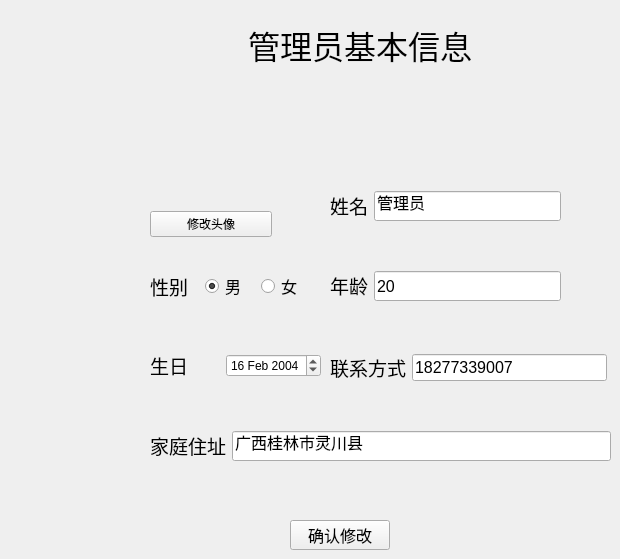
      <widget class="QWidget" name="page_user">
       <widget class="QLabel" name="label_5">
        <property name="geometry">
         <rect>
          <x>220</x>
          <y>20</y>
          <width>280</width>
          <height>51</height>
         </rect>
        </property>
        <property name="text">
         <string>&lt;html&gt;&lt;head/&gt;&lt;body&gt;&lt;p align=&quot;center&quot;&gt;&lt;span style=&quot; font-size:24pt;&quot;&gt;管理员基本信息&lt;/span&gt;&lt;/p&gt;&lt;/body&gt;&lt;/html&gt;</string>
        </property>
       </widget>
       <widget class="QPushButton" name="btn_admin_edit">
        <property name="geometry">
         <rect>
          <x>290</x>
          <y>520</y>
          <width>100</width>
          <height>30</height>
         </rect>
        </property>
        <property name="maximumSize">
         <size>
          <width>100</width>
          <height>30</height>
         </size>
        </property>
        <property name="font">
         <font>
          <pointsize>12</pointsize>
         </font>
        </property>
        <property name="text">
         <string>确认修改</string>
        </property>
       </widget>
       <widget class="QWidget" name="layoutWidget">
        <property name="geometry">
         <rect>
          <x>150</x>
          <y>430</y>
          <width>461</width>
          <height>32</height>
         </rect>
        </property>
        <layout class="QHBoxLayout" name="horizontalLayout_6">
         <item>
          <widget class="QLabel" name="label_6">
           <property name="text">
            <string>&lt;html&gt;&lt;head/&gt;&lt;body&gt;&lt;p align=&quot;center&quot;&gt;&lt;span style=&quot; font-size:14pt;&quot;&gt;家庭住址&lt;/span&gt;&lt;/p&gt;&lt;/body&gt;&lt;/html&gt;</string>
           </property>
          </widget>
         </item>
         <item>
          <widget class="QLineEdit" name="text_admin_address">
           <property name="minimumSize">
            <size>
             <width>0</width>
             <height>30</height>
            </size>
           </property>
           <property name="maximumSize">
            <size>
             <width>16777215</width>
             <height>30</height>
            </size>
           </property>
           <property name="font">
            <font>
             <pointsize>12</pointsize>
            </font>
           </property>
           <property name="text">
            <string>广西桂林市灵川县</string>
           </property>
          </widget>
         </item>
        </layout>
       </widget>
       <widget class="QWidget" name="layoutWidget">
        <property name="geometry">
         <rect>
          <x>330</x>
          <y>270</y>
          <width>231</width>
          <height>32</height>
         </rect>
        </property>
        <layout class="QHBoxLayout" name="horizontalLayout_4">
         <item>
          <widget class="QLabel" name="label_3">
           <property name="text">
            <string>&lt;html&gt;&lt;head/&gt;&lt;body&gt;&lt;p align=&quot;center&quot;&gt;&lt;span style=&quot; font-size:14pt;&quot;&gt;年龄&lt;/span&gt;&lt;/p&gt;&lt;/body&gt;&lt;/html&gt;</string>
           </property>
          </widget>
         </item>
         <item>
          <widget class="QLineEdit" name="text_admin_age">
           <property name="minimumSize">
            <size>
             <width>0</width>
             <height>30</height>
            </size>
           </property>
           <property name="maximumSize">
            <size>
             <width>16777215</width>
             <height>30</height>
            </size>
           </property>
           <property name="font">
            <font>
             <pointsize>12</pointsize>
            </font>
           </property>
           <property name="text">
            <string>20</string>
           </property>
          </widget>
         </item>
        </layout>
       </widget>
       <widget class="QWidget" name="layoutWidget">
        <property name="geometry">
         <rect>
          <x>150</x>
          <y>350</y>
          <width>171</width>
          <height>31</height>
         </rect>
        </property>
        <layout class="QHBoxLayout" name="horizontalLayout_5">
         <item>
          <widget class="QLabel" name="label_4">
           <property name="text">
            <string>&lt;html&gt;&lt;head/&gt;&lt;body&gt;&lt;p&gt;&lt;span style=&quot; font-size:14pt;&quot;&gt;生日&lt;/span&gt;&lt;/p&gt;&lt;/body&gt;&lt;/html&gt;</string>
           </property>
          </widget>
         </item>
         <item>
          <widget class="QDateEdit" name="data_admin_birth">
           <property name="minimumSize">
            <size>
             <width>0</width>
             <height>0</height>
            </size>
           </property>
           <property name="maximumSize">
            <size>
             <width>16777215</width>
             <height>16777215</height>
            </size>
           </property>
           <property name="dateTime">
            <datetime>
             <hour>16</hour>
             <minute>0</minute>
             <second>0</second>
             <year>2004</year>
             <month>2</month>
             <day>16</day>
            </datetime>
           </property>
          </widget>
         </item>
        </layout>
       </widget>
       <widget class="QWidget" name="layoutWidget">
        <property name="geometry">
         <rect>
          <x>150</x>
          <y>270</y>
          <width>160</width>
          <height>33</height>
         </rect>
        </property>
        <layout class="QHBoxLayout" name="horizontalLayout_3">
         <item>
          <widget class="QLabel" name="label_2">
           <property name="text">
            <string>&lt;html&gt;&lt;head/&gt;&lt;body&gt;&lt;p&gt;&lt;span style=&quot; font-size:14pt;&quot;&gt;性别&lt;/span&gt;&lt;/p&gt;&lt;/body&gt;&lt;/html&gt;</string>
           </property>
          </widget>
         </item>
         <item>
          <widget class="QRadioButton" name="radio_admin_man">
           <property name="font">
            <font>
             <pointsize>12</pointsize>
            </font>
           </property>
           <property name="text">
            <string>男</string>
           </property>
           <property name="checked">
            <bool>true</bool>
           </property>
           <attribute name="buttonGroup">
            <string notr="true">buttonGroup_2</string>
           </attribute>
          </widget>
         </item>
         <item>
          <widget class="QRadioButton" name="radio_admin_female">
           <property name="font">
            <font>
             <pointsize>12</pointsize>
            </font>
           </property>
           <property name="text">
            <string>女</string>
           </property>
           <attribute name="buttonGroup">
            <string notr="true">buttonGroup_2</string>
           </attribute>
          </widget>
         </item>
        </layout>
       </widget>
       <widget class="QWidget" name="layoutWidget">
        <property name="geometry">
         <rect>
          <x>150</x>
          <y>80</y>
          <width>122</width>
          <height>157</height>
         </rect>
        </property>
        <layout class="QVBoxLayout" name="verticalLayout">
         <item>
          <widget class="QLabel" name="avatar_frame">
           <property name="minimumSize">
            <size>
             <width>120</width>
             <height>120</height>
            </size>
           </property>
           <property name="cursor">
            <cursorShape>PointingHandCursor</cursorShape>
           </property>
           <property name="text">
            <string/>
           </property>
          </widget>
         </item>
         <item>
          <widget class="QPushButton" name="btn_change_avator">
           <property name="text">
            <string>修改头像</string>
           </property>
          </widget>
         </item>
        </layout>
       </widget>
       <widget class="QWidget" name="layoutWidget">
        <property name="geometry">
         <rect>
          <x>330</x>
          <y>190</y>
          <width>231</width>
          <height>32</height>
         </rect>
        </property>
        <layout class="QHBoxLayout" name="horizontalLayout_2">
         <item>
          <widget class="QLabel" name="label">
           <property name="text">
            <string>&lt;html&gt;&lt;head/&gt;&lt;body&gt;&lt;p align=&quot;center&quot;&gt;&lt;span style=&quot; font-size:14pt;&quot;&gt;姓名&lt;/span&gt;&lt;/p&gt;&lt;/body&gt;&lt;/html&gt;</string>
           </property>
          </widget>
         </item>
         <item>
          <widget class="QLineEdit" name="text_admin_name">
           <property name="minimumSize">
            <size>
             <width>30</width>
             <height>0</height>
            </size>
           </property>
           <property name="maximumSize">
            <size>
             <width>16777215</width>
             <height>30</height>
            </size>
           </property>
           <property name="font">
            <font>
             <pointsize>12</pointsize>
            </font>
           </property>
           <property name="text">
            <string>管理员</string>
           </property>
          </widget>
         </item>
        </layout>
       </widget>
       <widget class="QWidget" name="layoutWidget">
        <property name="geometry">
         <rect>
          <x>330</x>
          <y>350</y>
          <width>277</width>
          <height>35</height>
         </rect>
        </property>
        <layout class="QHBoxLayout" name="horizontalLayout_7">
         <item>
          <widget class="QLabel" name="label_14">
           <property name="text">
            <string>&lt;html&gt;&lt;head/&gt;&lt;body&gt;&lt;p&gt;&lt;span style=&quot; font-size:14pt;&quot;&gt;联系方式&lt;/span&gt;&lt;/p&gt;&lt;/body&gt;&lt;/html&gt;</string>
           </property>
          </widget>
         </item>
         <item>
          <widget class="QLineEdit" name="lineEdit_3">
           <property name="font">
            <font>
             <pointsize>12</pointsize>
            </font>
           </property>
           <property name="text">
            <string>18277339007</string>
           </property>
          </widget>
         </item>
        </layout>
       </widget>
      </widget>
